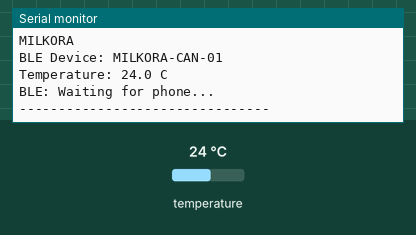
This sketch was run on a simulated ESP32. Parts: the last lines printed to the serial monitor. Inputs (shaded band) come from the test bench; at power-on: temperature 24 °C. Nothing arrives over Bluetooth unless stated; a phone connects over Bluetooth LE 3 s after start.

Above: at 2.2 s.
2.3 s: temperature set to 12 °C
At 4.34 s:
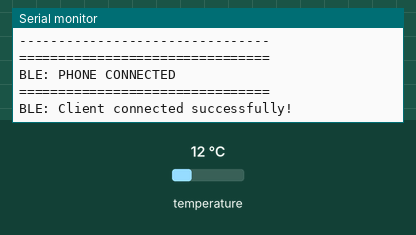
5.5 s: temperature set to 19 °C
At 7.2 s:
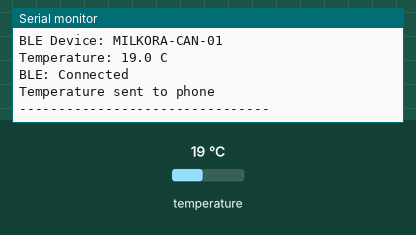
Timing chart, 0 to 8.7 s (numbered marks = the images above; inputs shaded):
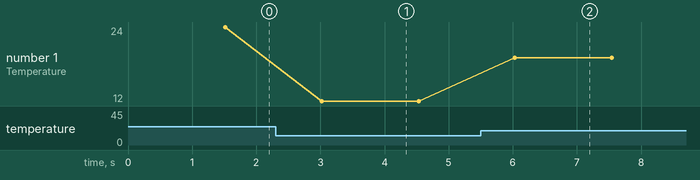

Measured:
- after the input at 2.3 s, the serial monitor: prints a new line after 0.72 s (image 1)
- after the input at 5.5 s, the serial monitor: prints a new line after 0.53 s (image 2)
- plotted number 1: 24 → 12 after the input at 2.3 s, 12 → 19 after the input at 5.5 s

The sketch:

esp32_milkora_ble.ino
```cpp
/*
 * ============================================================
 * MILKORA - ESP32 + DS18B20 + BLE
 * ============================================================
 *
 * ESP32 Dev Module
 * DS18B20 Data -> GPIO 4
 *
 * DS18B20:
 * VCC  -> 3.3V
 * GND  -> GND
 * DATA -> GPIO 4
 *
 * IMPORTANT:
 * Use 4.7k resistor between DATA and 3.3V
 *
 * BLE Device:
 * MILKORA-CAN-01
 *
 * Service UUID:
 * 12345678-1234-1234-1234-1234567890AB
 *
 * Temperature Characteristic:
 * 12345678-1234-1234-1234-1234567890AC
 *
 * Temperature update:
 * Every 1.5 seconds
 * ============================================================
 */

#include <BLEDevice.h>
#include <BLEServer.h>
#include <BLEUtils.h>
#include <BLE2902.h>

#include <OneWire.h>
#include <DallasTemperature.h>


// ============================================================
// DS18B20
// ============================================================

#define ONE_WIRE_BUS 4

OneWire oneWire(ONE_WIRE_BUS);
DallasTemperature sensors(&oneWire);


// ============================================================
// MILKORA BLE UUIDs
// ============================================================

#define SERVICE_UUID \
"12345678-1234-1234-1234-1234567890AB"

#define CHARACTERISTIC_UUID \
"12345678-1234-1234-1234-1234567890AC"


// ============================================================
// BLE VARIABLES
// ============================================================

BLEServer* pServer = nullptr;
BLECharacteristic* pTempCharacteristic = nullptr;

bool deviceConnected = false;
bool oldDeviceConnected = false;


// ============================================================
// TIMING
// ============================================================

unsigned long lastSensorReadTime = 0;

const unsigned long SENSOR_INTERVAL = 1500;


// ============================================================
// BLE SERVER CALLBACKS
// ============================================================

class MilkoraServerCallbacks : public BLEServerCallbacks {

  void onConnect(BLEServer* pServer) override {

    deviceConnected = true;

    Serial.println();
    Serial.println("================================");
    Serial.println("BLE: PHONE CONNECTED");
    Serial.println("================================");
  }


  void onDisconnect(BLEServer* pServer) override {

    deviceConnected = false;

    Serial.println();
    Serial.println("BLE: PHONE DISCONNECTED");
  }
};


// ============================================================
// SETUP
// ============================================================

void setup() {

  Serial.begin(115200);

  delay(1000);

  Serial.println();
  Serial.println("========================================");
  Serial.println("       MILKORA SMART MILK CAN");
  Serial.println("========================================");

  // ----------------------------------------------------------
  // DS18B20
  // ----------------------------------------------------------

  Serial.println("Initializing DS18B20...");

  sensors.begin();

  int sensorCount = sensors.getDeviceCount();

  Serial.print("DS18B20 sensors detected: ");
  Serial.println(sensorCount);

  if (sensorCount == 0) {

    Serial.println("WARNING: No DS18B20 detected!");
    Serial.println("Check:");
    Serial.println("1. DATA -> GPIO 4");
    Serial.println("2. VCC -> 3.3V");
    Serial.println("3. GND -> GND");
    Serial.println("4. 4.7k resistor DATA -> 3.3V");
  }

  // Use asynchronous conversion
  sensors.setWaitForConversion(false);

  // Start first temperature conversion
  sensors.requestTemperatures();


  // ----------------------------------------------------------
  // BLE INITIALIZATION
  // ----------------------------------------------------------

  Serial.println();
  Serial.println("Initializing BLE...");

  BLEDevice::init("MILKORA-CAN-01");

  pServer = BLEDevice::createServer();

  pServer->setCallbacks(
    new MilkoraServerCallbacks()
  );


  // ----------------------------------------------------------
  // CREATE BLE SERVICE
  // ----------------------------------------------------------

  BLEService* pService =
    pServer->createService(SERVICE_UUID);


  // ----------------------------------------------------------
  // CREATE TEMPERATURE CHARACTERISTIC
  // ----------------------------------------------------------

  pTempCharacteristic =
    pService->createCharacteristic(

      CHARACTERISTIC_UUID,

      BLECharacteristic::PROPERTY_READ |
      BLECharacteristic::PROPERTY_NOTIFY
    );


  // Enable notifications
  pTempCharacteristic->addDescriptor(
    new BLE2902()
  );


  // Initial value
  pTempCharacteristic->setValue(
    "0.0 C"
  );


  // ----------------------------------------------------------
  // START SERVICE
  // ----------------------------------------------------------

  pService->start();


  // ----------------------------------------------------------
  // BLE ADVERTISING
  // ----------------------------------------------------------

  BLEAdvertising* pAdvertising =
    BLEDevice::getAdvertising();

  pAdvertising->addServiceUUID(
    SERVICE_UUID
  );

  pAdvertising->setScanResponse(true);

  pAdvertising->setMinPreferred(0x06);
  pAdvertising->setMinPreferred(0x12);

  BLEDevice::startAdvertising();


  // ----------------------------------------------------------
  // READY
  // ----------------------------------------------------------

  Serial.println();
  Serial.println("========================================");
  Serial.println("       MILKORA BLE READY");
  Serial.println("========================================");

  Serial.println(
    "BLE Device: MILKORA-CAN-01"
  );

  Serial.println(
    "Service UUID: "
    SERVICE_UUID
  );

  Serial.println(
    "Temperature UUID: "
    CHARACTERISTIC_UUID
  );

  Serial.println(
    "BLE: Waiting for phone..."
  );

  Serial.println(
    "========================================");
}


// ============================================================
// LOOP
// ============================================================

void loop() {

  unsigned long currentMillis =
    millis();


  // ==========================================================
  // TEMPERATURE UPDATE EVERY 1.5 SECONDS
  // ==========================================================

  if (
    currentMillis - lastSensorReadTime
    >= SENSOR_INTERVAL
  ) {

    lastSensorReadTime =
      currentMillis;


    // --------------------------------------------------------
    // READ PREVIOUS CONVERSION
    // --------------------------------------------------------

    float temperatureC =
      sensors.getTempCByIndex(0);


    // --------------------------------------------------------
    // START NEXT CONVERSION
    // --------------------------------------------------------

    sensors.requestTemperatures();


    // --------------------------------------------------------
    // CHECK SENSOR
    // --------------------------------------------------------

    if (
      temperatureC == DEVICE_DISCONNECTED_C ||
      temperatureC < -40.0 ||
      temperatureC > 85.0
    ) {

      Serial.println();
      Serial.println(
        "WARNING: DS18B20 SENSOR ERROR!"
      );

      Serial.println(
        "No valid temperature transmitted."
      );

      Serial.println(
        "Check sensor wiring."
      );

      Serial.println(
        "--------------------------------"
      );

      // IMPORTANT:
      // Do NOT send fake temperature.
      // Do NOT send 6.8 C fallback.

    }

    else {

      // ------------------------------------------------------
      // FORMAT TEMPERATURE
      // ------------------------------------------------------

      char tempStr[16];

      snprintf(
        tempStr,
        sizeof(tempStr),
        "%.1f C",
        temperatureC
      );


      // ------------------------------------------------------
      // SERIAL MONITOR
      // ------------------------------------------------------

      Serial.println();
      Serial.println("MILKORA");

      Serial.println(
        "BLE Device: MILKORA-CAN-01"
      );

      Serial.print(
        "Temperature: "
      );

      Serial.println(
        tempStr
      );


      // ------------------------------------------------------
      // BLE TRANSMISSION
      // ------------------------------------------------------

      if (deviceConnected) {

        Serial.println(
          "BLE: Connected"
        );

        // Update characteristic
        pTempCharacteristic->setValue(
          tempStr
        );

        // Send notification
        pTempCharacteristic->notify();

        Serial.println(
          "Temperature sent to phone"
        );

      }

      else {

        Serial.println(
          "BLE: Waiting for phone..."
        );
      }


      Serial.println(
        "--------------------------------"
      );
    }
  }


  // ==========================================================
  // HANDLE DISCONNECTION
  // ==========================================================

  if (
    !deviceConnected &&
    oldDeviceConnected
  ) {

    delay(200);

    pServer->startAdvertising();

    Serial.println(
      "BLE: Advertising restarted"
    );

    oldDeviceConnected =
      deviceConnected;
  }


  // ==========================================================
  // HANDLE NEW CONNECTION
  // ==========================================================

  if (
    deviceConnected &&
    !oldDeviceConnected
  ) {

    Serial.println(
      "BLE: Client connected successfully!"
    );

    oldDeviceConnected =
      deviceConnected;
  }


  // Small delay
  delay(10);
}
```
